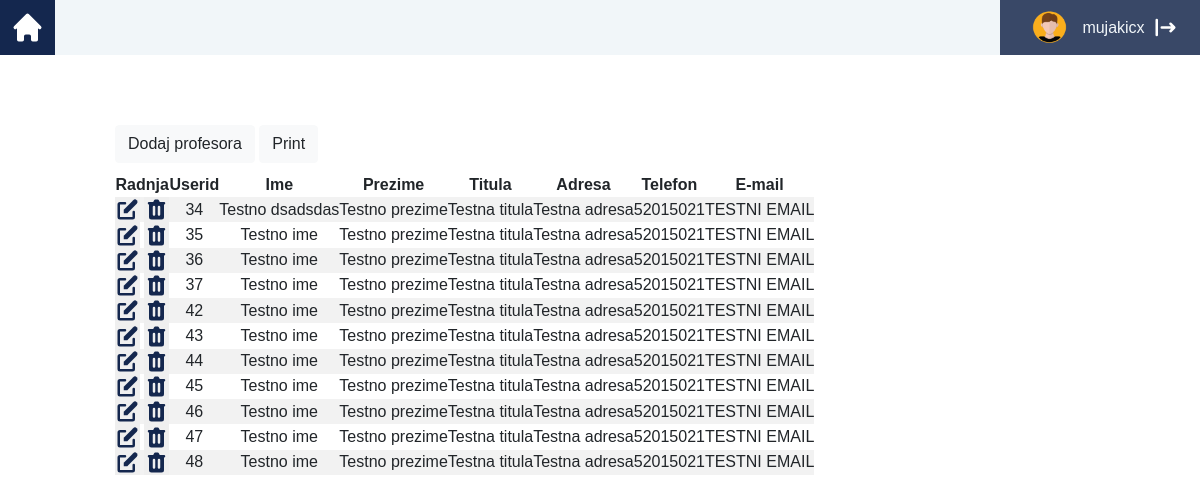
/admin/professors.php (signed in), run on an earlier commit of the app's database.
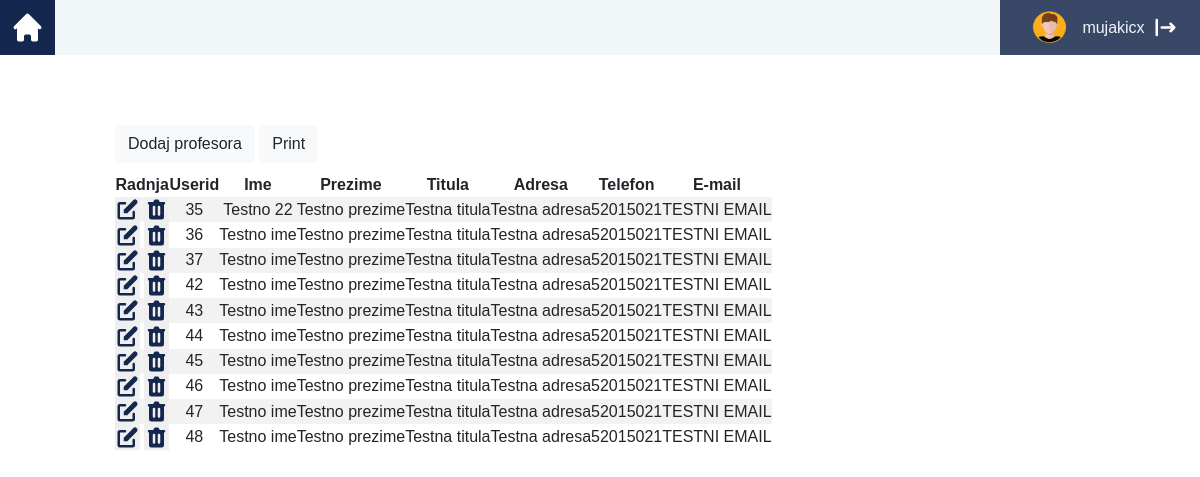
And on a later commit of the database.
### tables this page shows
CREATE TABLE `profesori` (
  `userid` int(11) NOT NULL,
  `ime` text NOT NULL,
  `prezime` text NOT NULL,
  `adresa` text NOT NULL,
  `telefon` varchar(256) NOT NULL,
  `email` text NOT NULL,
  `password` text NOT NULL,
  `titula` text NOT NULL
);

### admin/professors.php (the view, shortened to what this page needs)
<?php include_once '../includes/header.inc.php' ?>
<div class="container-fluid" style="background-color: white;">
    <div class="row mt-0" style="height: 100vh;">
        <div class="table-responsive col-10 mx-auto" style="overflow-x:auto;margin-top: 70px;" id="tableT">
            <button type="button" id="modalButton" class="modalButton btn btn-light" data-toggle="modal"
                    data-target="#exampleModalCenter" style="margin-bottom: 10px;">
                Dodaj profesora
            </button>
            <button type="button" id="printButton" class="modalButton btn btn-light" style="margin-bottom: 10px;">
                Print
            </button>
            <table class="table-striped" style="text-align: center" id="myTable">
                <thead class="thead-dark">
                <tr>
                    <th>Radnja</th>
                    <th>Userid</th>
                    <th>Ime</th>
                    <th>Prezime</th>
                    <th>Titula</th>
                    <th>Adresa</th>
                    <th>Telefon</th>
                    <th>E-mail</th>
                </tr>
                </thead>
                <tbody>
                <?php
                include_once "../includes/dbh.inc.php";
                $sql = $conn->query("SELECT * FROM profesori");
                while ($data = $sql->fetch_array()) {
                    echo '<tr><td>
<button class="editButton" data-id="' . $data['userid'] . '" onclick="edit(' . $data['userid'] . ')" data-toggle="modal" data-target="#editUser" style="outline: none; border: none;">
    <svg class="w-6 h-6"  viewBox="0 0 20 20" style="width: 25;height: 25;fill: #14274E;"><path d="M17.414 2.586a2 2 0 00-2.828 0L7 10.172V13h2.828l7.586-7.586a2 2 0 000-2.828z"></path><path fill-rule="evenodd" d="M2 6a2 2 0 012-2h4a1 1 0 010 2H4v10h10v-4a1 1 0 112 0v4a2 2 0 01-2 2H4a2 2 0 01-2-2V6z" clip-rule="evenodd"></path></svg>
 </button>
 <button data-id="' . $data['userid'] . '" onclick="deleteUser(' . $data['userid'] . ')" style="outline: none; border: none; background-color: none;">
<svg class="w-6 h-6" viewBox="0 0 20 20" style="width: 25;height: 25;fill: #14274E;"><path fill-rule="evenodd" d="M9 2a1 1 0 00-.894.553L7.382 4H4a1 1 0 000 2v10a2 2 0 002 2h8a2 2 0 002-2V6a1 1 0 100-2h-3.382l-.724-1.447A1 1 0 0011 2H9zM7 8a1 1 0 012 0v6a1 1 0 11-2 0V8zm5-1a1 1 0 00-1 1v6a1 1 0 102 0V8a1 1 0 00-1-1z" clip-rule="evenodd"></path></svg>
 </button>
</td>
                <td>' . $data['userid'] . '</td><td>' . $data['ime'] . '</td><td>' . $data['prezime'] . '</td><td>' . $data['titula'] . '</td><td>' . $data['adresa'] . '</td><td>' . $data['telefon'] . '</td><td>' . $data['email'] . '</td>
</tr > ';
                }
                ?>
                <?php
                include_once '../includes/footer.inc.php';
                ?>

What changed in the data, as far as the page shows it:
removed profesori: userid "34", ime "Testno dsadsdas", prezime "Testno prezime", titula "Testna titula", adresa "Testna adresa", telefon "52015021", email "TESTNI EMAIL"
changed profesori id 35: ime "Testno ime" → "Testno 22"
